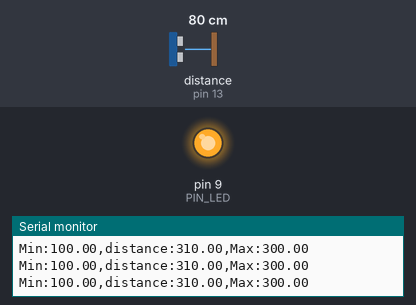
Bench run of a sketch on a simulated Arduino Uno, built with avr-gcc and run on an emulated ATmega328P. Parts: output pins drawn as LEDs (lit = HIGH), the last lines printed to the serial monitor. Wiring (inferred from the names in the program): ultrasonic range finder: trigger pin 12; echo pin 13. Inputs (shaded band) come from the test bench; at power-on: distance to the obstacle (sensor on pin 13) 80 cm. The echo pulse lasts 58.3 µs per cm; pins used as bus, display or sensor lines are not drawn.

Above: at 1.2 s.
1.3 s: distance to the obstacle (sensor on pin 13) set to 18 cm
At 2.8 s:
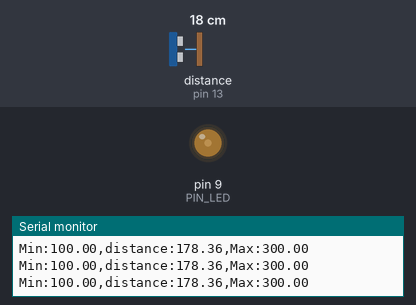
4.3 s: distance to the obstacle (sensor on pin 13) set to 2 cm
Timing chart, 0 to 7.3 s (numbered marks = the images above; inputs shaded):
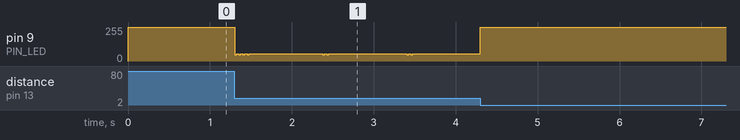

The sketch:

08_example_2.ino
```cpp
#define PIN_LED 9
#define PIN_TRIG 12
#define PIN_ECHO 13

// configurable parameters
#define SND_VEL 346.0
#define INTERVAL 25
#define PULSE_DURATION 10

#define _DIST_MIN 100.0
#define _DIST_MAX 300.0
#define _DIST_CENTER 200.0

#define TIMEOUT ((INTERVAL / 2) * 1000.0)
#define SCALE (0.001 * 0.5 * SND_VEL)

unsigned long last_sampling_time;

// measure distance using ultrasonic sensor
float USS_measure(int TRIG, int ECHO) {
  unsigned long duration;

  digitalWrite(TRIG, LOW);
  delayMicroseconds(2);

  digitalWrite(TRIG, HIGH);
  delayMicroseconds(PULSE_DURATION);
  digitalWrite(TRIG, LOW);

  duration = pulseIn(ECHO, HIGH, TIMEOUT);

  return duration * SCALE;
}

void setup() {
  pinMode(PIN_LED, OUTPUT);
  pinMode(PIN_TRIG, OUTPUT);
  pinMode(PIN_ECHO, INPUT);

  digitalWrite(PIN_TRIG, LOW);

  // LED OFF
  analogWrite(PIN_LED, 255);

  Serial.begin(57600);

  last_sampling_time = 0;
}

void loop() {
  float distance;
  int brightness;

  // wait until next sampling time
  if (millis() < (last_sampling_time + INTERVAL))
    return;

  // measure distance
  distance = USS_measure(PIN_TRIG, PIN_ECHO);

  // measurement failed or object is farther than 300 mm
  if ((distance == 0.0) || (distance > _DIST_MAX)) {
    distance = _DIST_MAX + 10.0;
    brightness = 255;             // LED 켜짐
  }

  // object is closer than 100 mm
  else if (distance < _DIST_MIN) {
    distance = _DIST_MIN - 10.0;
    brightness = 255;             // LED 꺼짐
  }

  // 100 mm ~ 200 mm
  else if (distance <= _DIST_CENTER) {

    // 100mm -> 255 (OFF)
    // 150mm -> about 128 (50%)
    // 200mm -> 0 (maximum brightness)

    brightness =
      255 - (int)((distance - _DIST_MIN)
                  * 255.0
                  / (_DIST_CENTER - _DIST_MIN));
  }

  // 200 mm ~ 300 mm
  else {

    // 200mm -> 0 (maximum brightness)
    // 250mm -> about 128 (50%)
    // 300mm -> 255 (OFF)

    brightness =
      (int)((distance - _DIST_CENTER)
            * 255.0
            / (_DIST_MAX - _DIST_CENTER));
  }

  // control LED brightness
  analogWrite(PIN_LED, brightness);

  // output for Serial Plotter
  Serial.print("Min:");
  Serial.print(_DIST_MIN);

  Serial.print(",distance:");
  Serial.print(distance);

  Serial.print(",Max:");
  Serial.println(_DIST_MAX);

  // update sampling time
  last_sampling_time += INTERVAL;
}
```

Measured:
- after the input at 1.3 s, pin 9 (PIN_LED): 255/255 → 47/255 at once, then repeats every 0.97 s: 47/255 0.02 s, 56/255 0.90 s, 47/255 0.02 s, 56/255 0.03 s
